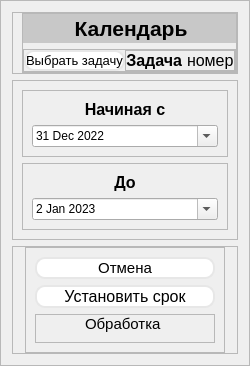
        <widget class="QFrame" name="shedule_main_frame">
         <property name="maximumSize">
          <size>
           <width>300</width>
           <height>16777215</height>
          </size>
         </property>
         <property name="styleSheet">
          <string notr="true">#shedule_main_frame {
	border: 0px;
	border-bottom: 1px solid rgb(163, 163, 163);
}</string>
         </property>
         <property name="frameShape">
          <enum>QFrame::StyledPanel</enum>
         </property>
         <property name="frameShadow">
          <enum>QFrame::Raised</enum>
         </property>
         <layout class="QVBoxLayout" name="verticalLayout_3">
          <item>
           <widget class="QFrame" name="lable_frame">
            <property name="maximumSize">
             <size>
              <width>16777215</width>
              <height>100</height>
             </size>
            </property>
            <property name="frameShape">
             <enum>QFrame::StyledPanel</enum>
            </property>
            <property name="frameShadow">
             <enum>QFrame::Raised</enum>
            </property>
            <layout class="QHBoxLayout" name="horizontalLayout_26">
             <property name="topMargin">
              <number>0</number>
             </property>
             <property name="rightMargin">
              <number>0</number>
             </property>
             <property name="bottomMargin">
              <number>0</number>
             </property>
             <item>
              <widget class="QFrame" name="frame_23">
               <property name="frameShape">
                <enum>QFrame::StyledPanel</enum>
               </property>
               <property name="frameShadow">
                <enum>QFrame::Raised</enum>
               </property>
               <layout class="QVBoxLayout" name="verticalLayout_9">
                <property name="leftMargin">
                 <number>0</number>
                </property>
                <property name="topMargin">
                 <number>0</number>
                </property>
                <property name="rightMargin">
                 <number>0</number>
                </property>
                <property name="bottomMargin">
                 <number>0</number>
                </property>
                <item>
                 <widget class="QLabel" name="kalendar_lable">
                  <property name="styleSheet">
                   <string notr="true">#kalendar_lable {
	background-color: #c8c8c8;
	border: 2px solid #c8c8c8;
	border-radius: 20px;
}</string>
                  </property>
                  <property name="text">
                   <string>&lt;html&gt;&lt;head/&gt;&lt;body&gt;&lt;p align=&quot;center&quot;&gt;&lt;span style=&quot; font-size:16pt; font-weight:600;&quot;&gt;Календарь&lt;/span&gt;&lt;/p&gt;&lt;/body&gt;&lt;/html&gt;</string>
                  </property>
                  <property name="textFormat">
                   <enum>Qt::AutoText</enum>
                  </property>
                 </widget>
                </item>
                <item>
                 <widget class="QFrame" name="task_selector_frame">
                  <property name="styleSheet">
                   <string notr="true">.QPushButton {
  background-color: rgb(255, 255, 255);
  border: 2px solid #e7e7e7;
  border-radius: 10px;
}

.QPushButton:hover {
	background-color: #e7e7e7;
}</string>
                  </property>
                  <property name="frameShape">
                   <enum>QFrame::StyledPanel</enum>
                  </property>
                  <property name="frameShadow">
                   <enum>QFrame::Raised</enum>
                  </property>
                  <layout class="QHBoxLayout" name="horizontalLayout_29">
                   <property name="spacing">
                    <number>0</number>
                   </property>
                   <property name="leftMargin">
                    <number>0</number>
                   </property>
                   <property name="topMargin">
                    <number>0</number>
                   </property>
                   <property name="rightMargin">
                    <number>0</number>
                   </property>
                   <property name="bottomMargin">
                    <number>0</number>
                   </property>
                   <item>
                    <widget class="QPushButton" name="select_task_btn">
                     <property name="enabled">
                      <bool>true</bool>
                     </property>
                     <property name="sizePolicy">
                      <sizepolicy hsizetype="Preferred" vsizetype="Preferred">
                       <horstretch>0</horstretch>
                       <verstretch>0</verstretch>
                      </sizepolicy>
                     </property>
                     <property name="font">
                      <font>
                       <family>Segoe UI</family>
                       <pointsize>10</pointsize>
                      </font>
                     </property>
                     <property name="text">
                      <string>Выбрать задачу</string>
                     </property>
                    </widget>
                   </item>
                   <item>
                    <widget class="QFrame" name="selected_task_frame">
                     <property name="frameShape">
                      <enum>QFrame::StyledPanel</enum>
                     </property>
                     <property name="frameShadow">
                      <enum>QFrame::Raised</enum>
                     </property>
                     <layout class="QHBoxLayout" name="horizontalLayout_30">
                      <property name="spacing">
                       <number>5</number>
                      </property>
                      <property name="leftMargin">
                       <number>0</number>
                      </property>
                      <property name="topMargin">
                       <number>0</number>
                      </property>
                      <property name="rightMargin">
                       <number>0</number>
                      </property>
                      <property name="bottomMargin">
                       <number>0</number>
                      </property>
                      <item>
                       <widget class="QLabel" name="label_4">
                        <property name="font">
                         <font>
                          <family>Segoe UI</family>
                          <pointsize>12</pointsize>
                          <weight>75</weight>
                          <bold>true</bold>
                         </font>
                        </property>
                        <property name="text">
                         <string>Задача</string>
                        </property>
                        <property name="alignment">
                         <set>Qt::AlignRight|Qt::AlignTrailing|Qt::AlignVCenter</set>
                        </property>
                       </widget>
                      </item>
                      <item>
                       <widget class="QLabel" name="task_num_lable">
                        <property name="font">
                         <font>
                          <family>Segoe UI</family>
                          <pointsize>12</pointsize>
                         </font>
                        </property>
                        <property name="text">
                         <string>номер</string>
                        </property>
                       </widget>
                      </item>
                     </layout>
                    </widget>
                   </item>
                  </layout>
                 </widget>
                </item>
               </layout>
              </widget>
             </item>
            </layout>
           </widget>
          </item>
          <item>
           <widget class="QFrame" name="datetime_frame">
            <property name="styleSheet">
             <string notr="true"/>
            </property>
            <property name="frameShape">
             <enum>QFrame::StyledPanel</enum>
            </property>
            <property name="frameShadow">
             <enum>QFrame::Raised</enum>
            </property>
            <layout class="QVBoxLayout" name="verticalLayout_6">
             <item>
              <widget class="QFrame" name="frame_18">
               <property name="frameShape">
                <enum>QFrame::StyledPanel</enum>
               </property>
               <property name="frameShadow">
                <enum>QFrame::Raised</enum>
               </property>
               <layout class="QVBoxLayout" name="verticalLayout_8">
                <item>
                 <widget class="QLabel" name="label_3">
                  <property name="text">
                   <string>&lt;html&gt;&lt;head/&gt;&lt;body&gt;&lt;p align=&quot;center&quot;&gt;&lt;span style=&quot; font-size:12pt; font-weight:600;&quot;&gt;Начиная с&lt;/span&gt;&lt;/p&gt;&lt;/body&gt;&lt;/html&gt;</string>
                  </property>
                 </widget>
                </item>
                <item>
                 <widget class="QDateEdit" name="start_dateEdit">
                  <property name="showGroupSeparator" stdset="0">
                   <bool>false</bool>
                  </property>
                  <property name="dateTime">
                   <datetime>
                    <hour>18</hour>
                    <minute>0</minute>
                    <second>0</second>
                    <year>2022</year>
                    <month>12</month>
                    <day>31</day>
                   </datetime>
                  </property>
                  <property name="minimumDate">
                   <date>
                    <year>2022</year>
                    <month>12</month>
                    <day>27</day>
                   </date>
                  </property>
                  <property name="calendarPopup">
                   <bool>true</bool>
                  </property>
                  <property name="timeSpec">
                   <enum>Qt::OffsetFromUTC</enum>
                  </property>
                 </widget>
                </item>
               </layout>
              </widget>
             </item>
             <item>
              <widget class="QFrame" name="frame_19">
               <property name="frameShape">
                <enum>QFrame::StyledPanel</enum>
               </property>
               <property name="frameShadow">
                <enum>QFrame::Raised</enum>
               </property>
               <layout class="QVBoxLayout" name="verticalLayout_7">
                <item>
                 <widget class="QLabel" name="label_2">
                  <property name="text">
                   <string>&lt;html&gt;&lt;head/&gt;&lt;body&gt;&lt;p align=&quot;center&quot;&gt;&lt;span style=&quot; font-size:12pt; font-weight:600;&quot;&gt;До&lt;/span&gt;&lt;/p&gt;&lt;/body&gt;&lt;/html&gt;</string>
                  </property>
                 </widget>
                </item>
                <item>
                 <widget class="QDateEdit" name="end_dateEdit">
                  <property name="dateTime">
                   <datetime>
                    <hour>18</hour>
                    <minute>0</minute>
                    <second>0</second>
                    <year>2023</year>
                    <month>1</month>
                    <day>2</day>
                   </datetime>
                  </property>
                  <property name="minimumDate">
                   <date>
                    <year>2022</year>
                    <month>12</month>
                    <day>28</day>
                   </date>
                  </property>
                  <property name="calendarPopup">
                   <bool>true</bool>
                  </property>
                  <property name="timeSpec">
                   <enum>Qt::OffsetFromUTC</enum>
                  </property>
                  <property name="date">
                   <date>
                    <year>2023</year>
                    <month>1</month>
                    <day>2</day>
                   </date>
                  </property>
                 </widget>
                </item>
               </layout>
              </widget>
             </item>
            </layout>
           </widget>
          </item>
          <item>
           <widget class="QFrame" name="shedule_btns_frame">
            <property name="styleSheet">
             <string notr="true">
.QPushButton {
  background-color: rgb(255, 255, 255);
  border: 2px solid #e7e7e7;
  border-radius: 10px;
}

.QPushButton:hover {
	background-color: #e7e7e7;
}</string>
            </property>
            <property name="frameShape">
             <enum>QFrame::StyledPanel</enum>
            </property>
            <property name="frameShadow">
             <enum>QFrame::Raised</enum>
            </property>
            <layout class="QHBoxLayout" name="horizontalLayout_27">
             <property name="spacing">
              <number>0</number>
             </property>
             <property name="sizeConstraint">
              <enum>QLayout::SetDefaultConstraint</enum>
             </property>
             <property name="leftMargin">
              <number>0</number>
             </property>
             <property name="topMargin">
              <number>0</number>
             </property>
             <property name="rightMargin">
              <number>0</number>
             </property>
             <property name="bottomMargin">
              <number>0</number>
             </property>
             <item>
              <widget class="QFrame" name="frame_20">
               <property name="minimumSize">
                <size>
                 <width>0</width>
                 <height>0</height>
                </size>
               </property>
               <property name="maximumSize">
                <size>
                 <width>200</width>
                 <height>200</height>
                </size>
               </property>
               <property name="frameShape">
                <enum>QFrame::StyledPanel</enum>
               </property>
               <property name="frameShadow">
                <enum>QFrame::Raised</enum>
               </property>
               <layout class="QVBoxLayout" name="verticalLayout_10">
                <property name="spacing">
                 <number>6</number>
                </property>
                <item>
                 <widget class="QPushButton" name="cancel_datetime">
                  <property name="sizePolicy">
                   <sizepolicy hsizetype="Preferred" vsizetype="Preferred">
                    <horstretch>0</horstretch>
                    <verstretch>0</verstretch>
                   </sizepolicy>
                  </property>
                  <property name="maximumSize">
                   <size>
                    <width>180</width>
                    <height>40</height>
                   </size>
                  </property>
                  <property name="font">
                   <font>
                    <family>Segoe UI</family>
                    <pointsize>11</pointsize>
                   </font>
                  </property>
                  <property name="cursor">
                   <cursorShape>PointingHandCursor</cursorShape>
                  </property>
                  <property name="text">
                   <string>Отмена</string>
                  </property>
                 </widget>
                </item>
                <item>
                 <widget class="QPushButton" name="submit_datetime_btn">
                  <property name="sizePolicy">
                   <sizepolicy hsizetype="Preferred" vsizetype="Preferred">
                    <horstretch>0</horstretch>
                    <verstretch>0</verstretch>
                   </sizepolicy>
                  </property>
                  <property name="maximumSize">
                   <size>
                    <width>180</width>
                    <height>60</height>
                   </size>
                  </property>
                  <property name="font">
                   <font>
                    <family>Segoe UI</family>
                    <pointsize>12</pointsize>
                   </font>
                  </property>
                  <property name="cursor">
                   <cursorShape>PointingHandCursor</cursorShape>
                  </property>
                  <property name="text">
                   <string>Установить срок</string>
                  </property>
                 </widget>
                </item>
                <item>
                 <widget class="QFrame" name="frame_21">
                  <property name="enabled">
                   <bool>true</bool>
                  </property>
                  <property name="frameShape">
                   <enum>QFrame::StyledPanel</enum>
                  </property>
                  <property name="frameShadow">
                   <enum>QFrame::Raised</enum>
                  </property>
                  <layout class="QHBoxLayout" name="horizontalLayout_28">
                   <property name="spacing">
                    <number>0</number>
                   </property>
                   <property name="topMargin">
                    <number>0</number>
                   </property>
                   <item>
                    <widget class="QLabel" name="submit_datetime_icon">
                     <property name="enabled">
                      <bool>true</bool>
                     </property>
                     <property name="maximumSize">
                      <size>
                       <width>80</width>
                       <height>40</height>
                      </size>
                     </property>
                     <property name="font">
                      <font>
                       <family>Segoe UI</family>
                       <pointsize>11</pointsize>
                      </font>
                     </property>
                     <property name="text">
                      <string>Обработка</string>
                     </property>
                     <property name="scaledContents">
                      <bool>true</bool>
                     </property>
                    </widget>
                   </item>
                  </layout>
                 </widget>
                </item>
               </layout>
              </widget>
             </item>
            </layout>
           </widget>
          </item>
         </layout>
        </widget>
